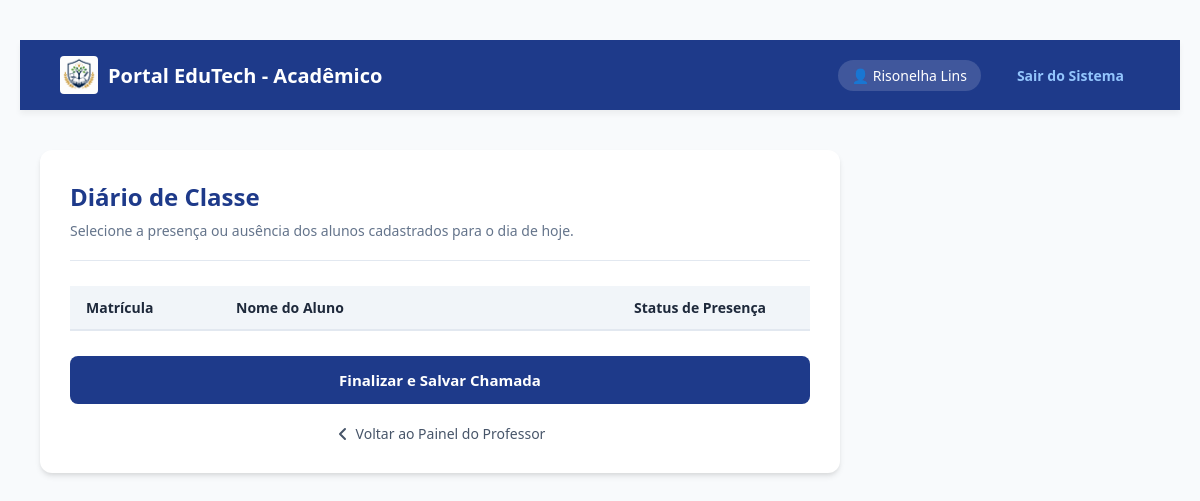
Before: /professor/chamada (signed in) with the older database file.
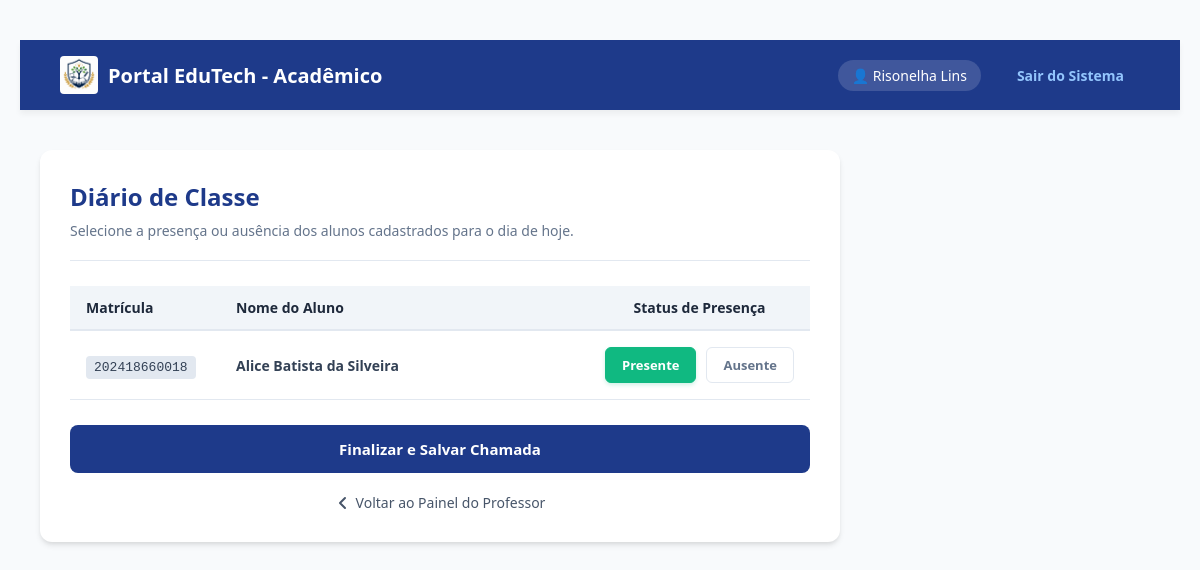
After: the same page with the newer database file.
### modelos/aluno.py (models this page shows, shortened)
class Aluno(db.Model):
    __tablename__ = 'alunos'
    id = db.Column(db.Integer, primary_key=True, autoincrement=True)
    nome = db.Column(db.String(150), nullable=False)
    matricula = db.Column(db.String(20), unique=True, nullable=False)
    senha = db.Column(db.String(100), nullable=False, default='123')
    email = db.Column(db.String(100), unique=False, nullable=True)
    curso = db.Column(db.String(100), nullable=False, default='Técnico em Informática')
    data = db.Column(db.String(20), nullable=False, default='2026')
    b1 = db.Column(db.Float, nullable=True, default=None)
    b2 = db.Column(db.Float, nullable=True, default=None)
    b3 = db.Column(db.Float, nullable=True, default=None)
    b4 = db.Column(db.Float, nullable=True, default=None)
    presencas = db.relationship(
        'Presenca',
        backref='aluno',
        cascade='all, delete-orphan',
        lazy=True
    )
    notas_disciplinas = db.relationship(
        'Nota',
        backref='aluno_rel',
        cascade='all, delete-orphan',
        lazy=True
    )

### blueprints/bp_professor.py (the view)
@bp_professor.route('/professor/chamada')
def chamada():
    if session.get('perfil') != 'Professor':
        return redirect(url_for('index'))
    alunos = aluno_dao.listar_todos()
    return render_template('chamada.html', alunos=alunos)

### dao/aluno_dao.py (called while the page is built)
    def listar_todos(self):
        return Aluno.query.order_by(Aluno.nome).all()

### templates/chamada.html (shortened to what this page needs)
{% extends 'base.html' %}
{% block styles %}
<link rel="stylesheet" href="{{ url_for('static', filename='chamada.css') }}">
{% endblock %}
{% block content %}
<div class="attendance-container">
    <div class="attendance-header">
        <h2>Diário de Classe</h2>
        <p>Selecione a presença ou ausência dos alunos cadastrados para o dia de hoje.</p>
    </div>
    <form action="{{ url_for('professor.registrar_presenca') }}" method="POST">
        <div class="table-wrapper">
            <table>
                <thead>
                    <tr>
                        <th style="width: 150px;">Matrícula</th>
                        <th>Nome do Aluno</th>
                        <th style="width: 220px; text-align: center;">Status de Presença</th>
                    </tr>
                </thead>
                <tbody>
                    {% for aluno in alunos %}
                    <tr>
                        <td><span class="matricula-badge">{{ aluno.matricula }}</span></td>
                        <td><span class="aluno-nome">{{ aluno.nome }}</span></td>
                        <td>
                            <div class="radio-toggle-group">
                                <div class="radio-option">
                                    <label for="pres-{{ aluno.matricula }}" class="radio-label label-presente">Presente</label>
                                </div>
                                <div class="radio-option">
                                    <label for="aus-{{ aluno.matricula }}" class="radio-label label-ausente">Ausente</label>
                                </div>
                            </div>
                        </td>
                    </tr>
                    {% endfor %}
                </tbody>
            </table>
        </div>
        <button type="submit" class="btn-submit-attendance">Finalizar e Salvar Chamada</button>
    </form>
    <a href="{{ url_for('professor.dashboard') }}" class="back-link">
        <svg width="16" height="16" viewBox="0 0 16 16" fill="none" xmlns="http://www.w3.org/2000/svg">
            <path d="M10 13L5 8L10 3" stroke="currentColor" stroke-width="2" stroke-linecap="round" stroke-linejoin="round"/>
        </svg>
        Voltar ao Painel do Professor
    </a>
</div>
{% endblock %}

Changed rows visible on the page:
added Aluno: matricula "202418660018", nome "Alice Batista da Silveira"
